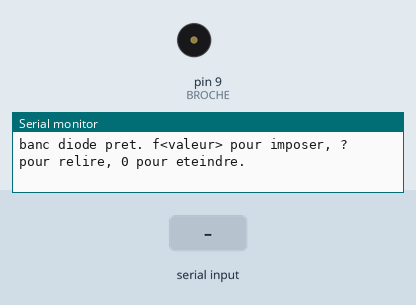
This sketch was run on a simulated Arduino Uno, built with avr-gcc and run on an emulated ATmega328P. Parts: buzzer (waves = sounding), the last lines printed to the serial monitor. The test bench sets the inputs (shaded band).

Above: at 1.2 s.
1.3 s: "f90\n" received over Serial
At 1.8 s:
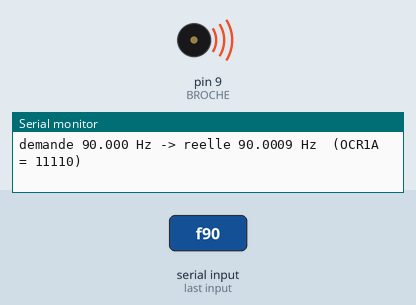
2.8 s: "0\n" received over Serial
At 4.0 s:
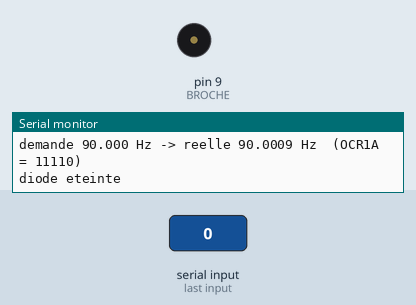
4.3 s: "F90\n" received over Serial
At 5.3 s:
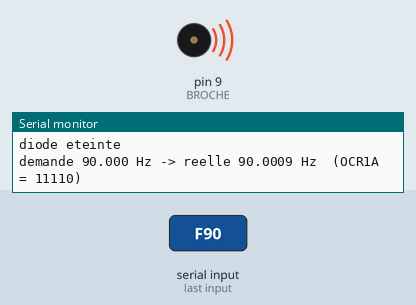
5.8 s: "f,45\n" received over Serial
At 6.4 s:
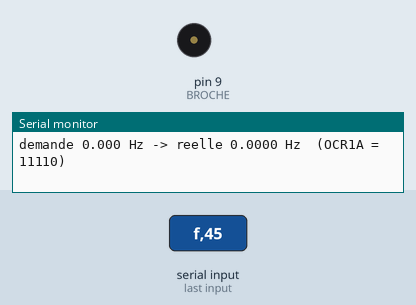
Timing chart, 0 to 8.3 s (numbered marks = the images above; inputs shaded):
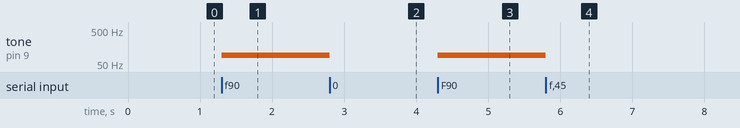

The sketch:

banc_diode_pilote.ino
```cpp
/*
  Banc de mesure du temps de lecture — generateur de creneau exact.

  POURQUOI PROGRAMMER LE COMPTEUR PLUTOT QU'APPELER tone() OU analogWrite().
  analogWrite() ne sort que 490 ou 980 Hz sur un Uno, et tone() arrondit sa
  frequence sans le dire : demander 200 Hz y donne 200,32 Hz. Or c'est cette
  frequence qui divise le nombre de bandes pour donner le temps de lecture ;
  une erreur de 0,2 % sur elle se reporte integralement sur le resultat. On
  pilote donc le compteur 16 bits directement, en mode CTC, ce qui donne des
  frequences exactes des lors que la valeur de comparaison tombe juste.

  LA FORMULE.  OCR1A = 16 000 000 / (2 x prediviseur x f) - 1
  Avec le prediviseur 8, ces frequences tombent sans arrondi :
      100 Hz -> 9999      250 Hz -> 3999      833,33 Hz -> 1199
      200 Hz -> 4999      500 Hz -> 1999     1000,00 Hz -> 999

  L'EXACTITUDE RESTE CELLE DU RESONATEUR CERAMIQUE de la carte, environ 0,5 %.
  Elle se reporte telle quelle sur le temps de lecture : on n'annoncera donc
  pas plus de deux chiffres significatifs. C'est la raison pour laquelle le
  protocole prevoit aussi une lampe secteur a 100 Hz exactement, qui sert de
  reference independante.

  COMMANDES, sur le port serie a 115200 bauds :
      f<valeur>   impose une frequence, par exemple  f250
      ?           renvoie la frequence reellement produite
      0           eteint la diode

  La frequence REELLEMENT produite est recalculee depuis la valeur entiere
  chargee dans le registre, et non depuis la consigne : c'est elle qu'il faut
  noter, et elle peut differer de ce qui a ete demande.

  CABLAGE : broche 9 -> resistance 220 ohms -> anode de la diode ; cathode -> GND.
*/

const uint8_t BROCHE = 9;          // OC1A, la seule pilotee par le compteur 1
const uint16_t PREDIVISEUR = 8;
const unsigned long HORLOGE = 16000000UL;

float frequenceReelle = 0.0;

void eteindre() {
  TCCR1A = 0;
  TCCR1B = 0;
  digitalWrite(BROCHE, LOW);
  frequenceReelle = 0.0;
}

// Charge le compteur pour la frequence demandee et renvoie celle qui sortira
// vraiment de la broche, arrondi du registre compris.
float imposer(float demandee) {
  if (demandee < 1.0 || demandee > 20000.0) {
    eteindre();
    return 0.0;
  }
  unsigned long valeur =
      (unsigned long)(HORLOGE / (2.0 * PREDIVISEUR * demandee) + 0.5) - 1UL;
  if (valeur > 65535UL) valeur = 65535UL;

  noInterrupts();
  TCCR1A = 0;
  TCCR1B = 0;
  TCNT1 = 0;
  TCCR1A |= (1 << COM1A0);                    // bascule OC1A a chaque egalite
  TCCR1B |= (1 << WGM12) | (1 << CS11);       // CTC, prediviseur 8
  OCR1A = (uint16_t)valeur;
  interrupts();

  return HORLOGE / (2.0 * PREDIVISEUR * (valeur + 1UL));
}

void setup() {
  pinMode(BROCHE, OUTPUT);
  Serial.begin(115200);
  eteindre();
  Serial.println(F("banc diode pret. f<valeur> pour imposer, ? pour relire, 0 pour eteindre."));
}

void loop() {
  if (!Serial.available()) return;
  String ligne = Serial.readStringUntil('\n');
  ligne.trim();
  if (ligne.length() == 0) return;

  if (ligne == "?") {
    Serial.print(F("frequence reelle "));
    Serial.print(frequenceReelle, 4);
    Serial.println(F(" Hz"));
  } else if (ligne == "0") {
    eteindre();
    Serial.println(F("diode eteinte"));
  } else if (ligne.charAt(0) == 'f' || ligne.charAt(0) == 'F') {
    float demandee = ligne.substring(1).toFloat();
    frequenceReelle = imposer(demandee);
    Serial.print(F("demande "));
    Serial.print(demandee, 3);
    Serial.print(F(" Hz -> reelle "));
    Serial.print(frequenceReelle, 4);
    Serial.print(F(" Hz  (OCR1A = "));
    Serial.print(OCR1A);
    Serial.println(F(")"));
  } else {
    Serial.println(F("commande inconnue"));
  }
}
```

Measured:
- after the input at 1.3 s, tone on pin 9 (BROCHE): silent → 90 Hz at once
- after the input at 2.8 s, tone on pin 9 (BROCHE): 90 Hz → silent at once
- after the input at 4.3 s, tone on pin 9 (BROCHE): silent → 90 Hz at once
- after the input at 5.8 s, tone on pin 9 (BROCHE): 90 Hz → silent at once
